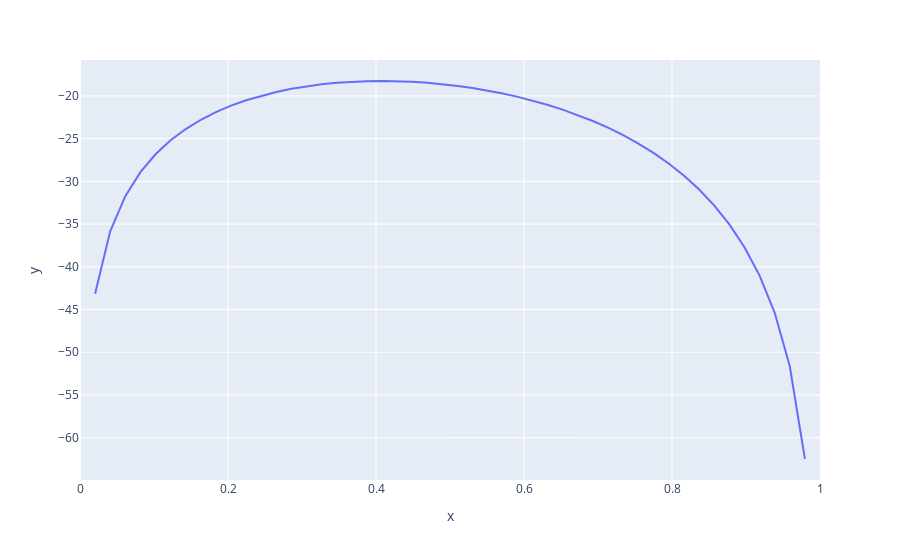

This figure's notebook cell:
### Code cell
# log-likelihood
x = numpy.linspace(0,1)
y = numpy.array([Exc8Task1c.log_likelihood(theta=theta) for theta in x])
fig = px.line(x=x, y=y)
fig.show()

### Figure 1 — Plotly figure (JSON) as saved in the notebook; plotly's stock layout.template omitted (floating-point values rounded to 4 significant figures)
{"data": [{"hovertemplate": "x=%{x}<br>y=%{y}<extra></extra>", "legendgroup": "", "line": {"color": "#636efa", "dash": "solid"}, "marker": {"symbol": "circle"}, "mode": "lines", "name": "", "orientation": "v", "showlegend": false, "type": "scatter", "x": [0.0, 0.02041, 0.04082, 0.06122, 0.08163, 0.102, 0.1224, 0.1429, 0.1633, 0.1837, 0.2041, 0.2245, 0.2449, 0.2653, 0.2857, 0.3061, 0.3265, 0.3469, 0.3673, 0.3878, 0.4082, 0.4286, 0.449, 0.4694, 0.4898, 0.5102, 0.5306, 0.551, 0.5714, 0.5918, 0.6122, 0.6327, 0.6531, 0.6735, 0.6939, 0.7143, 0.7347, 0.7551, 0.7755, 0.7959, 0.8163, 0.8367, 0.8571, 0.8776, 0.898, 0.9184, 0.9388, 0.9592, 0.9796, 1.0], "xaxis": "x", "y": [-Infinity, -43.14, -35.85, -31.74, -28.92, -26.83, -25.19, -23.87, -22.79, -21.89, -21.13, -20.5, -19.97, -19.53, -19.16, -18.87, -18.64, -18.46, -18.34, -18.27, -18.25, -18.27, -18.34, -18.46, -18.62, -18.82, -19.07, -19.37, -19.71, -20.11, -20.55, -21.06, -21.62, -22.26, -22.96, -23.75, -24.62, -25.6, -26.7, -27.94, -29.35, -30.96, -32.83, -35.04, -37.7, -41.03, -45.39, -51.64, -62.5, -Infinity], "yaxis": "y"}], "layout": {"legend": {"tracegroupgap": 0}, "margin": {"t": 60}, "xaxis": {"anchor": "y", "domain": [0, 1], "title": {"text": "x"}}, "yaxis": {"anchor": "x", "domain": [0, 1], "title": {"text": "y"}}}}
